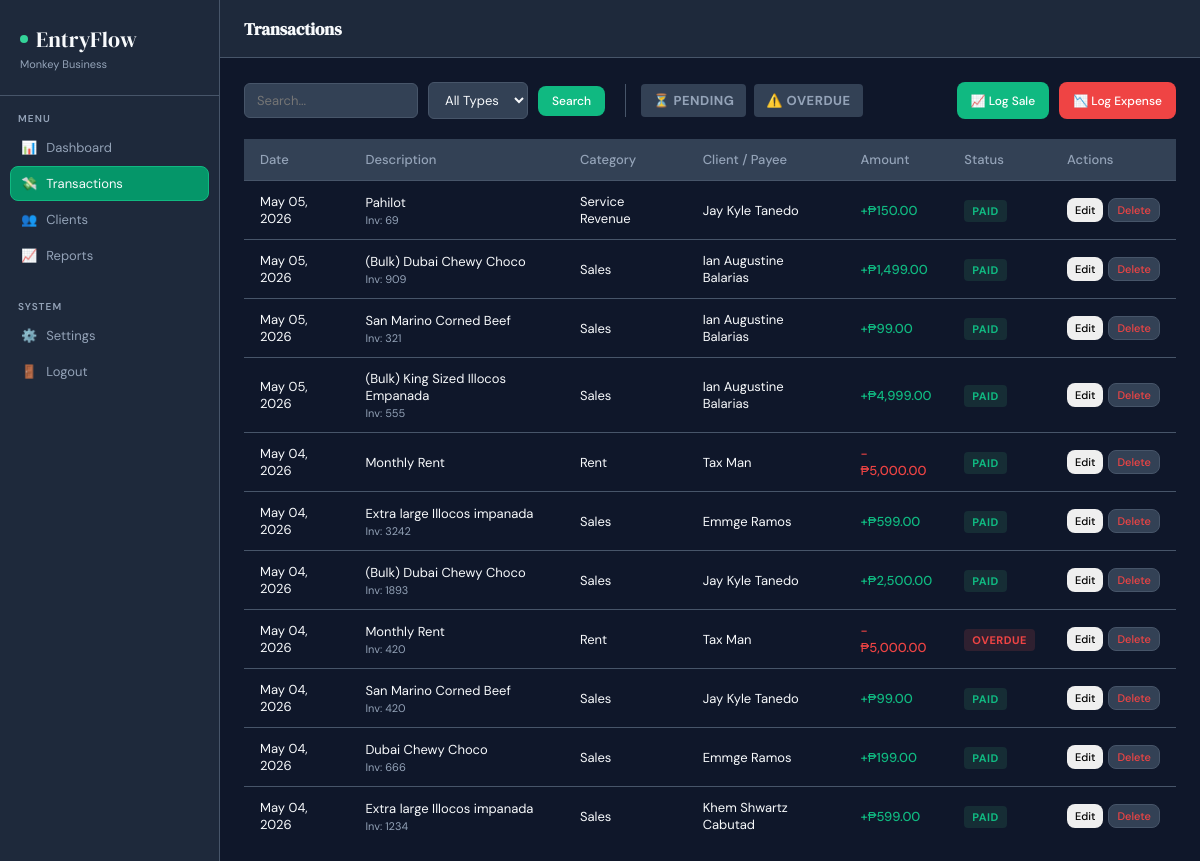
The app's page /transactions.php (signed in) with its own data.
### tables this page shows
CREATE TABLE `transactions` (
  `id` int(10) UNSIGNED NOT NULL,
  `user_id` int(10) UNSIGNED NOT NULL,
  `client_id` int(10) UNSIGNED DEFAULT NULL,
  `category_id` int(10) UNSIGNED DEFAULT NULL,
  `invoice_no` varchar(50) DEFAULT NULL,
  `description` varchar(255) NOT NULL,
  `amount` decimal(14,2) NOT NULL,
  `type` enum('income','expense') NOT NULL,
  `status` enum('paid','pending','overdue') NOT NULL DEFAULT 'pending',
  `transaction_date` date NOT NULL,
  `notes` text DEFAULT NULL,
  `created_at` datetime NOT NULL DEFAULT current_timestamp(),
  `updated_at` datetime NOT NULL DEFAULT current_timestamp() ON UPDATE current_timestamp()
);

CREATE TABLE `categories` (
  `id` int(10) UNSIGNED NOT NULL,
  `user_id` int(10) UNSIGNED DEFAULT NULL COMMENT 'NULL = global default',
  `name` varchar(100) NOT NULL,
  `type` enum('income','expense') NOT NULL,
  `is_default` tinyint(1) NOT NULL DEFAULT 0,
  `created_at` datetime NOT NULL DEFAULT current_timestamp(),
  `updated_at` datetime NOT NULL DEFAULT current_timestamp() ON UPDATE current_timestamp()
);

CREATE TABLE `clients` (
  `id` int(10) UNSIGNED NOT NULL,
  `user_id` int(10) UNSIGNED NOT NULL,
  `name` varchar(150) NOT NULL,
  `email` varchar(150) DEFAULT NULL,
  `phone` varchar(20) DEFAULT NULL,
  `address` text DEFAULT NULL,
  `notes` text DEFAULT NULL,
  `created_at` datetime NOT NULL DEFAULT current_timestamp(),
  `updated_at` datetime NOT NULL DEFAULT current_timestamp() ON UPDATE current_timestamp()
);

### transactions.php (the view, shortened to what this page needs)
<?php
$db = getDB();
$userId = (int)$_SESSION['user_id'];
$search = $_GET['search'] ?? '';
$typeFilter = $_GET['type'] ?? '';
$statusFilter = $_GET['status'] ?? '';
$query = "
    SELECT t.*, c.name AS client_name, cat.name AS category_name
    FROM transactions t
    LEFT JOIN clients c ON c.id = t.client_id
    LEFT JOIN categories cat ON cat.id = t.category_id
    WHERE t.user_id = $userId
";
$query .= " ORDER BY t.transaction_date DESC, t.id DESC";
$transactions = $db->query($query)->fetch_all(MYSQLI_ASSOC);
include 'includes/header.php';
?>
<div style="display: flex; justify-content: space-between; flex-wrap: wrap; gap: 15px; margin-bottom: 20px;">
    <form method="GET" action="transactions.php" style="display: flex; gap: 10px; align-items: center; flex-wrap: wrap;">
        <input type="text" name="search" class="sb" placeholder="Search..." value="<?= htmlspecialchars($search) ?>">
        <select name="type" class="sb">
            <option value="">All Types</option>
        </select>
        <button type="submit" class="btn btn-primary">Search</button>
        <div style="display: flex; gap: 8px; margin-left: 10px; border-left: 1px solid var(--border-color); padding-left: 15px;">
            <a href="transactions.php?status=pending<?= $search ? '&search='.urlencode($search) : '' ?><?= $typeFilter ? '&type='.urlencode($typeFilter) : '' ?>"
               class="badge <?= $statusFilter === 'pending' ? 'bpd' : '' ?>"
               style="text-decoration:none; padding: 8px 12px; font-size: 13px; display:flex; align-items:center; <?= $statusFilter !== 'pending' ? 'background: var(--surface-2); color: var(--text-muted);' : '' ?>">
               ⏳ Pending
            </a>
            <a href="transactions.php?status=overdue<?= $search ? '&search='.urlencode($search) : '' ?><?= $typeFilter ? '&type='.urlencode($typeFilter) : '' ?>"
               class="badge <?= $statusFilter === 'overdue' ? 'bod' : '' ?>"
               style="text-decoration:none; padding: 8px 12px; font-size: 13px; display:flex; align-items:center; <?= $statusFilter !== 'overdue' ? 'background: var(--surface-2); color: var(--text-muted);' : '' ?>">
               ⚠️ Overdue
            </a>
        </div>
    </form>
    <div style="display: flex; gap: 10px;">
        <button class="btn" onclick="openDynamicModal('income')" style="background: var(--primary) !important; color: #ffffff !important; border: none;">📈 Log Sale</button>
        <button class="btn" onclick="openDynamicModal('expense')" style="background: var(--danger) !important; color: #ffffff !important; border: none;">📉 Log Expense</button>
    </div>
</div>
<div class="table-responsive">
    <table class="table">
        <thead>
            <tr>
                <th>Date</th>
                <th>Description</th>
                <th>Category</th>
                <th>Client / Payee</th>
                <th>Amount</th>
                <th>Status</th>
                <th>Actions</th>
            </tr>
        </thead>
        <tbody>
            <?php if (empty($transactions)): ?>
                <tr><td colspan="7" style="text-align: center; padding: 20px; color: var(--text-muted);">No transactions found.</td></tr>
            <?php else: ?>
                <?php foreach ($transactions as $tx): ?>
                    <tr>
                        <td><?= date('M d, Y', strtotime($tx['transaction_date'])) ?></td>
                        <td class="tdn">
                            <?= htmlspecialchars($tx['description']) ?>
                            <?php if (!empty($tx['invoice_no'])): ?>
                                <div class="tds">Inv: <?= htmlspecialchars($tx['invoice_no']) ?></div>
                            <?php endif; ?>
                        </td>
                        <td><?= htmlspecialchars($tx['category_name'] ?? '—') ?></td>
                        <td><?= htmlspecialchars($tx['client_name'] ?? '—') ?></td>
                        <td class="<?= $tx['type'] === 'income' ? 'ap' : 'an' ?>">
                            <?= $tx['type'] === 'income' ? '+' : '-' ?><?= $sym ?><?= number_format($tx['amount'], 2) ?>
                        </td>
                        <td>
                            <?php
                                $statusClass = '';
                                if ($tx['status'] === 'paid') $statusClass = 'bp2';
                                elseif ($tx['status'] === 'pending') $statusClass = 'bpd';
                                else $statusClass = 'bod';
                            ?>
                            <span class="badge <?= $statusClass ?>"><?= ucfirst($tx['status']) ?></span>
                        </td>
                        <td>
                            <div style="display: flex; gap: 5px;">
                                <button class="btn" style="padding: 4px 8px; font-size: 11px;"
                                    onclick="editTransaction(this)"
                                    data-id="<?= $tx['id'] ?>"
                                    data-desc="<?= htmlspecialchars($tx['description']) ?>"
                                    data-inv="<?= htmlspecialchars($tx['invoice_no'] ?? '') ?>"
                                    data-amount="<?= $tx['amount'] ?>"
                                    data-type="<?= $tx['type'] ?>"
                                    data-cat="<?= $tx['category_id'] ?? '' ?>"
                                    data-client="<?= $tx['client_id'] ?? '' ?>"
                                    data-date="<?= $tx['transaction_date'] ?>"
                                    data-status="<?= $tx['status'] ?>"
                                    data-notes="<?= htmlspecialchars($tx['notes'] ?? '') ?>"
                                >Edit</button>
                                <button class="btn btn-danger" style="padding: 4px 8px; font-size: 11px;"
                                    onclick="confirmDelete('transaction', <?= $tx['id'] ?>)">Delete</button>
                            </div>
                        </td>
                    </tr>
                <?php endforeach; ?>
            <?php endif; ?>
        </tbody>
    </table>
</div>
<?php include 'includes/footer.php'; ?>

### includes/header.php (shortened to what this page needs)
<?php
$headerDb = getDB();
$headerUid = (int)($_SESSION['user_id'] ?? 0);
$adminInfo = $headerDb->query("SELECT business_name, currency FROM admins WHERE id = $headerUid")->fetch_assoc();
$bizName = $adminInfo['business_name'] ?? 'My Business';
$currCode = $adminInfo['currency'] ?? 'PHP';
$symbols = [
    'PHP' => '₱',
    'USD' => '$',
    'EUR' => '€',
    'GBP' => '£',
    'JPY' => '¥'
];
$sym = $symbols[$currCode] ?? '₱';
?>
<!DOCTYPE html>
<html lang="en">
<head>
    <link rel="stylesheet" href="assets/css/style.css?v=<?= time(); ?>">
</head>
<body>
    <aside class="sidebar">
        <div class="logo-wrap">
            <div class="logo"><div class="logo-dot"></div> EntryFlow</div>
            <div class="biz-name"><?= htmlspecialchars($bizName) ?></div>
        </div>
        <nav>
            <div class="nav-label">Menu</div>
            <a href="index.php" class="nav-item <?= basename($_SERVER['PHP_SELF']) == 'index.php' ? 'active' : '' ?>">
                <span class="ni-ic">📊</span> Dashboard
            </a>
            <a href="transactions.php" class="nav-item <?= basename($_SERVER['PHP_SELF']) == 'transactions.php' ? 'active' : '' ?>">
                <span class="ni-ic">💸</span> Transactions
            </a>
            <a href="clients.php" class="nav-item <?= basename($_SERVER['PHP_SELF']) == 'clients.php' ? 'active' : '' ?>">
                <span class="ni-ic">👥</span> Clients
            </a>
            <a href="reports.php" class="nav-item <?= basename($_SERVER['PHP_SELF']) == 'reports.php' ? 'active' : '' ?>">
                <span class="ni-ic">📈</span> Reports
            </a>
            <div class="nav-label" style="margin-top: 15px;">System</div>
            <a href="settings.php" class="nav-item <?= basename($_SERVER['PHP_SELF']) == 'settings.php' ? 'active' : '' ?>">
                <span class="ni-ic">⚙️</span> Settings
            </a>
            <a href="logout.php" class="nav-item">
                <span class="ni-ic">🚪</span> Logout
            </a>
        </nav>
    </aside>
    <main class="main">
        <header class="topbar">
            <h1 class="page-title">
                <?php
                    $pageName = basename($_SERVER['PHP_SELF'], ".php");
                    echo ucfirst($pageName === 'index' ? 'dashboard' : $pageName);
                ?>
            </h1>
        </header>
        <div class="content">

### assets/css/style.css (style rules this page uses)
:root { --primary: #10B981; --primary-dark: #059669; --primary-light: #34D399; --accent: #38BDF8; --bg-main: #0F172A; --surface-1: #1E293B; --surface-2: #334155; --border-color: #475569; --text-main: #F8FAFC; --text-muted: #94A3B8; --success: #10B981; --danger: #EF4444; --sidebar-width: 220px; }
*, *::before, *::after { box-sizing: border-box; margin: 0; padding: 0; }
body { font-family: 'DM Sans', sans-serif; background: var(--bg-main); color: var(--text-main); display: flex; height: 100vh; overflow: hidden; }
.sidebar { width: var(--sidebar-width); background: var(--surface-1); border-right: 1px solid var(--border-color); display: flex; flex-direction: column; flex-shrink: 0; padding-bottom: 24px; }
.logo-wrap { padding: 24px 20px; border-bottom: 1px solid var(--border-color); }
.logo { font-family: 'DM Serif Display', serif; font-size: 22px; display: flex; align-items: center; gap: 8px; }
.logo-dot { width: 8px; height: 8px; border-radius: 50%; background: var(--primary-light); }
.biz-name { font-size: 11px; color: var(--text-muted); margin-top: 3px; overflow: hidden; text-overflow: ellipsis; white-space: nowrap; }
nav { flex: 1; padding: 4px 10px; }
.nav-label { font-size: 10px; font-weight: 600; letter-spacing: 1.1px; color: var(--text-muted); text-transform: uppercase; padding: 12px 8px 5px; }
.nav-item { display: flex; align-items: center; gap: 9px; padding: 8px 10px; border-radius: 8px; font-size: 13px; color: var(--text-muted); cursor: pointer; transition: all 0.15s; margin-bottom: 1px; border: 1px solid transparent; text-decoration: none; }
.nav-item.active { background: var(--primary-dark); color: var(--text-main); border-color: var(--primary); }
.main { flex: 1; display: flex; flex-direction: column; overflow: hidden; }
.topbar { height: 58px; border-bottom: 1px solid var(--border-color); display: flex; align-items: center; padding: 0 24px; gap: 12px; background: var(--surface-1); flex-shrink: 0; }
.page-title { font-family: 'DM Serif Display', serif; font-size: 17px; flex: 1; }
.content { flex: 1; overflow-y: auto; padding: 24px; }
table { width: 100%; border-collapse: collapse; text-align: left; font-size: 13px; }
th { background: var(--surface-2); padding: 12px 16px; color: var(--text-muted); font-weight: 500; border-bottom: 1px solid var(--border-color); }
td { padding: 12px 16px; border-bottom: 1px solid var(--border-color); vertical-align: middle; }
tr:last-child td { border-bottom: none; }
.tds { font-size: 11px; color: var(--text-muted); margin-top: 2px; }
.btn { padding: 7px 14px; border-radius: 8px; border: none; font-family: 'DM Sans', sans-serif; font-size: 12px; font-weight: 500; cursor: pointer; transition: all 0.15s; display: inline-flex; align-items: center; gap: 5px; }
.btn-primary { background: var(--primary); color: #fff; }
.btn-danger { background: var(--surface-2); color: var(--danger); border: 1px solid var(--border-color); }
.ap { color: var(--success); font-weight: 500; }
.an { color: var(--danger); font-weight: 500; }
.badge { padding: 4px 8px; border-radius: 4px; font-size: 11px; font-weight: bold; text-transform: uppercase; letter-spacing: 0.5px; }
.bp2 { background: rgba(61, 170, 114, 0.15); color: var(--success); }
.bod { background: rgba(224, 80, 80, 0.15); color: var(--danger); }
.sb { background: var(--surface-2); border: 1px solid var(--border-color); color: var(--text-main); padding: 8px 12px; border-radius: 6px; font-family: inherit; font-size: 13px; outline: none; transition: 0.2s; }

### records on screen
transactions: transaction_date "May 05, 2026", description "Pahilot", invoice_no "69", category.name "Service Revenue", client.name "Jay Kyle Tanedo", user.currency "₱", amount "150.00", status "PAID"
transactions: transaction_date "May 05, 2026", description "(Bulk) Dubai Chewy Choco", invoice_no "909", category.name "Sales", client.name "Ian Augustine Balarias", user.currency "₱", amount "1,499.00", status "PAID"
transactions: transaction_date "May 05, 2026", description "San Marino Corned Beef", invoice_no "321", category.name "Sales", client.name "Ian Augustine Balarias", user.currency "₱", amount "99.00", status "PAID"
transactions: transaction_date "May 05, 2026", description "(Bulk) King Sized Illocos Empanada", invoice_no "555", category.name "Sales", client.name "Ian Augustine Balarias", user.currency "₱", amount "4,999.00", status "PAID"
transactions: transaction_date "May 04, 2026", description "Monthly Rent", category.name "Rent", client.name "Tax Man", user.currency "₱", amount "5,000.00", status "PAID"
transactions: transaction_date "May 04, 2026", description "Extra large Illocos impanada", invoice_no "3242", category.name "Sales", client.name "Emmge Ramos", user.currency "₱", amount "599.00", status "PAID"
transactions: transaction_date "May 04, 2026", description "(Bulk) Dubai Chewy Choco", invoice_no "1893", category.name "Sales", client.name "Jay Kyle Tanedo", user.currency "₱", amount "2,500.00", status "PAID"
transactions: transaction_date "May 04, 2026", description "Monthly Rent", invoice_no "420", category.name "Rent", client.name "Tax Man", user.currency "₱", amount "5,000.00", status "OVERDUE"
transactions: transaction_date "May 04, 2026", description "San Marino Corned Beef", invoice_no "420", category.name "Sales", client.name "Jay Kyle Tanedo", user.currency "₱", amount "99.00", status "PAID"
transactions: transaction_date "May 04, 2026", description "Dubai Chewy Choco", invoice_no "666", category.name "Sales", client.name "Emmge Ramos", user.currency "₱", amount "199.00", status "PAID"
transactions: transaction_date "May 04, 2026", description "Extra large Illocos impanada", invoice_no "1234", category.name "Sales", client.name "Khem Shwartz Cabutad", user.currency "₱", amount "599.00", status "PAID"

### other values on screen
$bizName "Monkey Business"
$pageName === 'index' ? 'dashboard' : $pageName "Transactions"
